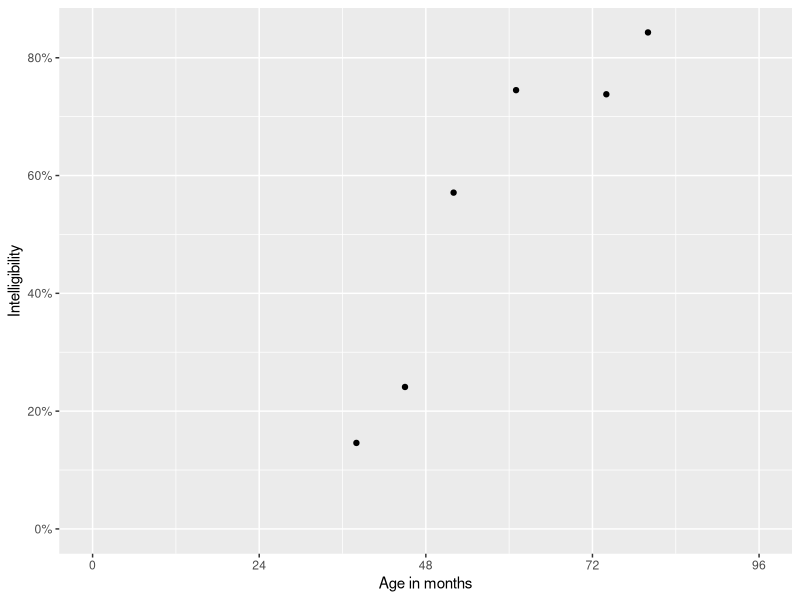
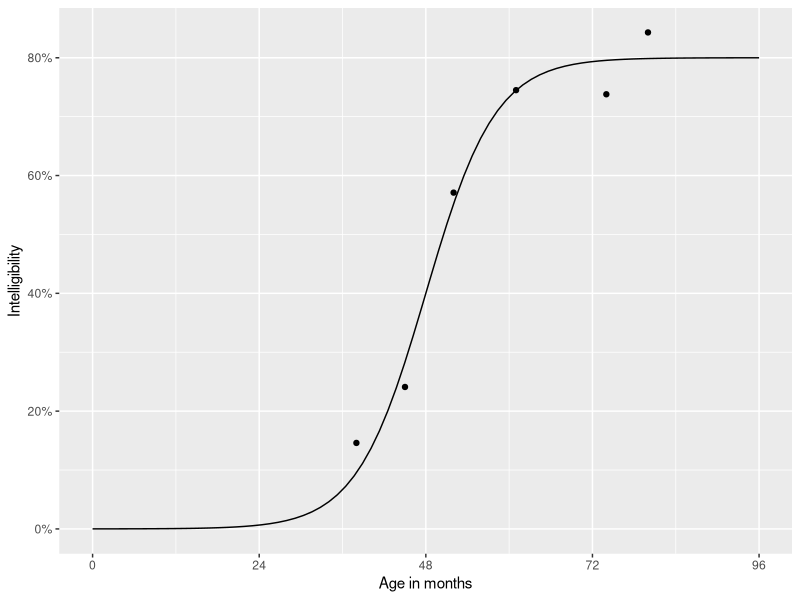
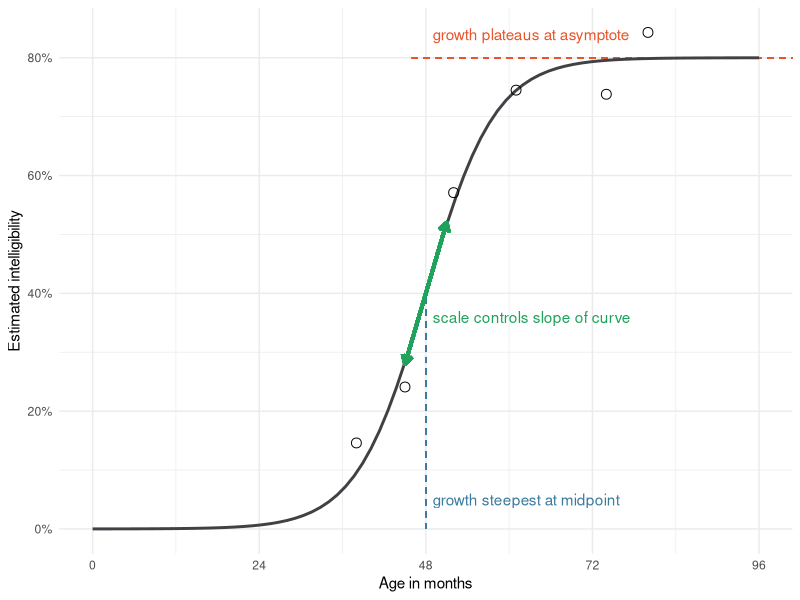

The R script that drew these images, in order:
## ---- chunk 1
knitr::opts_chunk$set(echo = TRUE)
## ---- chunk 2
library(tidyverse)
points <- tibble(
  age = c(30, 37, 44, 53, 72, 66) + 8, 
  prop = c(0.146, 0.241, 0.571, 0.745, 0.843, 0.738))

ggplot(points) + 
  aes(x = age, y = prop) + 
  geom_point() +
  scale_x_continuous(
    name = "Age in months", 
    limits = c(0, 96), 
    # Break the x-axis up on 12 months
    breaks = scales::extended_breaks(Q = c(24, 12))) + 
  scale_y_continuous(
    name = "Intelligibility",
    limits = c(0, NA),
    labels = scales::percent_format(accuracy = 1))
## ---- chunk 3

xs <- seq(0, 96, length.out = 80)

# crossing(
#   xs = xs,
#   asymptote = c(.4, .6, .8),
#   scale = c(-0.05, .1, .2, .3),
#   midpoint = c(40)
#   
#   ) %>% 
#   mutate(
#     ys = asymptote / (1 + exp((midpoint - xs) * scale))) %>% 
#   ggplot() + 
#   aes(x = xs, y = ys, group = interaction(asymptote, midpoint, scale)) + 
#   geom_line(aes(color = factor(scale)))

trend <- tibble(
  xs = xs,
  asymptote = .8,
  scale = .2,
  midpoint = 48,
  ys = asymptote / (1 + exp((midpoint - xs) * scale)))

ggplot(points) + 
  aes(x = age, y = prop) + 
  geom_point() +
  geom_line(aes(x = xs, y = ys), data = trend) +
  scale_x_continuous(
    name = "Age in months", 
    limits = c(0, 96), 
    breaks = scales::extended_breaks(Q = c(24, 12))) + 
  scale_y_continuous(
    name = "Intelligibility",
    limits = c(0, NA),
    labels = scales::percent_format(accuracy = 1))
## ---- chunk 4

blood_orange <- "#E7552C"
# col_black <- "#2F2E33"
col_black <- "#414145"
col_asym <- "#E7552C"
col_mid <- "#3B7B9E"
col_scale <- "#1FA35C"

# Compute endpoints for segment for slope in middle
slope <- (.2 / 4) * .8
y1 <- .4 + slope * -3
y2 <- .4 + slope * 3

ggplot(trend) +
  aes(x = xs, y = ys) +
  geom_segment(
    color = col_mid,
    x = 48,
    xend = 48,
    y = 0,
    yend = .4,
    linetype = "dashed") +
  geom_segment(
    color = col_asym,
    x = 48 - 2,
    xend = Inf,
    y = .8,
    yend = .8,
    linetype = "dashed") +
  geom_line(
    # the actual curve
    aes(group = scale),
    size = 1,
    color = col_black) +
  geom_point(
    aes(x = age, y = prop), 
    data = points, size = 3, shape = 1) +
  geom_segment(
    color = col_scale,
    arrow = arrow(ends = "both", length = unit(.1, "in")),
    size = 1.2,
    x = 48 - 3,
    xend = 48 + 3,
    y = y1,
    yend = y2) +
  annotate(
    "text",
    label = "growth plateaus at asymptote",
    y = .84,
    x = 49,
    hjust = 0,
    color = col_asym) +
  annotate(
    "text",
    label = "growth steepest at midpoint",
    y = .05,
    x = 49,
    hjust = 0,
    color = col_mid) +
  annotate(
    "text",
    label = "scale controls slope of curve",
    y = .36,
    x = 49,
    hjust = 0,
    color = col_scale) +
  scale_x_continuous(breaks = scales::extended_breaks(Q = c(12, 6))) +
  scale_y_continuous(labels = scales::percent_format(accuracy = 1)) +
  theme_minimal() +
  labs(
    x = "Age in months",
    y = "Estimated intelligibility"
    # title = "Anatomy of logistic growth curve"
    )


